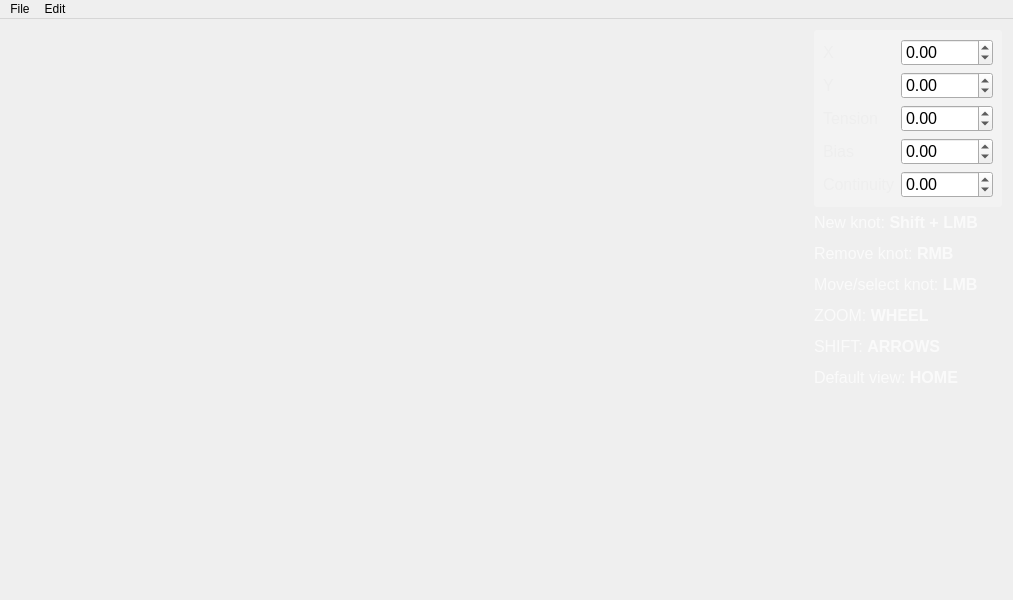
<?xml version="1.0" encoding="UTF-8"?>
<ui version="4.0">
 <class>TCPsplains</class>
 <widget class="QMainWindow" name="TCPsplains">
  <property name="geometry">
   <rect>
    <x>0</x>
    <y>0</y>
    <width>1013</width>
    <height>600</height>
   </rect>
  </property>
  <property name="windowTitle">
   <string>Spline Editor</string>
  </property>
  <widget class="SplineView" name="splineView">
   <layout class="QGridLayout" name="gridLayout_2">
    <item row="1" column="1">
     <spacer name="verticalSpacer">
      <property name="orientation">
       <enum>Qt::Vertical</enum>
      </property>
      <property name="sizeHint" stdset="0">
       <size>
        <width>20</width>
        <height>395</height>
       </size>
      </property>
     </spacer>
    </item>
    <item row="0" column="2">
     <widget class="QFrame" name="paramPanel">
      <property name="font">
       <font>
        <pointsize>12</pointsize>
       </font>
      </property>
      <property name="styleSheet">
       <string notr="true">#paramPanel {
background-color: rgb(255, 255, 255, 64);
border-radius: 3px;
}

*{
font-size: 12pt;
}

QLabel {
color: #eee;
}</string>
      </property>
      <property name="frameShape">
       <enum>QFrame::StyledPanel</enum>
      </property>
      <property name="frameShadow">
       <enum>QFrame::Raised</enum>
      </property>
      <layout class="QGridLayout" name="gridLayout">
       <property name="leftMargin">
        <number>9</number>
       </property>
       <property name="topMargin">
        <number>9</number>
       </property>
       <property name="rightMargin">
        <number>9</number>
       </property>
       <property name="bottomMargin">
        <number>9</number>
       </property>
       <item row="0" column="0">
        <widget class="QLabel" name="label">
         <property name="text">
          <string>X</string>
         </property>
        </widget>
       </item>
       <item row="0" column="1">
        <widget class="QDoubleSpinBox" name="xSpinBox">
         <property name="minimum">
          <double>-3000.000000000000000</double>
         </property>
         <property name="maximum">
          <double>3000.000000000000000</double>
         </property>
        </widget>
       </item>
       <item row="1" column="0">
        <widget class="QLabel" name="label_2">
         <property name="text">
          <string>Y</string>
         </property>
        </widget>
       </item>
       <item row="1" column="1">
        <widget class="QDoubleSpinBox" name="ySpinBox">
         <property name="minimum">
          <double>-3000.000000000000000</double>
         </property>
         <property name="maximum">
          <double>3000.000000000000000</double>
         </property>
        </widget>
       </item>
       <item row="2" column="0">
        <widget class="QLabel" name="label_3">
         <property name="text">
          <string>Tension</string>
         </property>
        </widget>
       </item>
       <item row="2" column="1">
        <widget class="QDoubleSpinBox" name="tensionSpinBox">
         <property name="minimum">
          <double>-10.000000000000000</double>
         </property>
         <property name="maximum">
          <double>10.000000000000000</double>
         </property>
         <property name="singleStep">
          <double>0.200000000000000</double>
         </property>
        </widget>
       </item>
       <item row="3" column="0">
        <widget class="QLabel" name="label_4">
         <property name="text">
          <string>Bias</string>
         </property>
        </widget>
       </item>
       <item row="3" column="1">
        <widget class="QDoubleSpinBox" name="biasSpinBox">
         <property name="minimum">
          <double>-10.000000000000000</double>
         </property>
         <property name="maximum">
          <double>10.000000000000000</double>
         </property>
         <property name="singleStep">
          <double>0.200000000000000</double>
         </property>
        </widget>
       </item>
       <item row="4" column="0">
        <widget class="QLabel" name="label_5">
         <property name="text">
          <string>Continuity</string>
         </property>
        </widget>
       </item>
       <item row="4" column="1">
        <widget class="QDoubleSpinBox" name="continuitySpinBox">
         <property name="minimum">
          <double>-10.000000000000000</double>
         </property>
         <property name="maximum">
          <double>10.000000000000000</double>
         </property>
         <property name="singleStep">
          <double>0.200000000000000</double>
         </property>
        </widget>
       </item>
      </layout>
     </widget>
    </item>
    <item row="0" column="1">
     <spacer name="horizontalSpacer">
      <property name="orientation">
       <enum>Qt::Horizontal</enum>
      </property>
      <property name="sizeHint" stdset="0">
       <size>
        <width>208</width>
        <height>20</height>
       </size>
      </property>
     </spacer>
    </item>
    <item row="1" column="2">
     <widget class="QLabel" name="controlsHint">
      <property name="sizePolicy">
       <sizepolicy hsizetype="Preferred" vsizetype="Preferred">
        <horstretch>0</horstretch>
        <verstretch>0</verstretch>
       </sizepolicy>
      </property>
      <property name="font">
       <font>
        <pointsize>12</pointsize>
        <stylestrategy>PreferAntialias</stylestrategy>
       </font>
      </property>
      <property name="styleSheet">
       <string notr="true">color: rgba(255,255,255,0.7);</string>
      </property>
      <property name="text">
       <string>&lt;html&gt;&lt;head/&gt;&lt;body&gt;&lt;p&gt;New knot: &lt;span style=&quot; font-weight:600;&quot;&gt;Shift + LMB&lt;/span&gt;&lt;/p&gt;&lt;p&gt;Remove knot: &lt;span style=&quot; font-weight:600;&quot;&gt;RMB&lt;/span&gt;&lt;/p&gt;&lt;p&gt;Move/select knot: &lt;span style=&quot; font-weight:600;&quot;&gt;LMB&lt;/span&gt;&lt;/p&gt;&lt;p&gt;ZOOM: &lt;span style=&quot; font-weight:600;&quot;&gt;WHEEL&lt;/span&gt;&lt;/p&gt;&lt;p&gt;SHIFT: &lt;span style=&quot; font-weight:600;&quot;&gt;ARROWS&lt;/span&gt;&lt;/p&gt;&lt;p&gt;Default view: &lt;span style=&quot; font-weight:600;&quot;&gt;HOME&lt;/span&gt;&lt;/p&gt;&lt;/body&gt;&lt;/html&gt;</string>
      </property>
      <property name="alignment">
       <set>Qt::AlignLeading|Qt::AlignLeft|Qt::AlignTop</set>
      </property>
     </widget>
    </item>
   </layout>
  </widget>
  <widget class="QMenuBar" name="menuBar">
   <property name="geometry">
    <rect>
     <x>0</x>
     <y>0</y>
     <width>1013</width>
     <height>20</height>
    </rect>
   </property>
   <widget class="QMenu" name="menuFile">
    <property name="title">
     <string>File</string>
    </property>
    <addaction name="actionNew"/>
    <addaction name="actionLoad"/>
    <addaction name="actionSave"/>
    <addaction name="actionQuit"/>
    <addaction name="actionInfo"/>
   </widget>
   <widget class="QMenu" name="menuEdit">
    <property name="title">
     <string>Edit</string>
    </property>
    <addaction name="actionUndo"/>
    <addaction name="actionRedo"/>
   </widget>
   <addaction name="menuFile"/>
   <addaction name="menuEdit"/>
  </widget>
  <action name="actionNew">
   <property name="text">
    <string>New</string>
   </property>
   <property name="shortcut">
    <string>Ctrl+N</string>
   </property>
  </action>
  <action name="actionLoad">
   <property name="text">
    <string>Load</string>
   </property>
   <property name="toolTip">
    <string>Load</string>
   </property>
   <property name="shortcut">
    <string>Ctrl+O</string>
   </property>
  </action>
  <action name="actionSave">
   <property name="text">
    <string>Save</string>
   </property>
   <property name="shortcut">
    <string>Ctrl+S</string>
   </property>
  </action>
  <action name="actionQuit">
   <property name="text">
    <string>Quit</string>
   </property>
   <property name="shortcut">
    <string>Ctrl+Q</string>
   </property>
  </action>
  <action name="actionUndo">
   <property name="text">
    <string>Undo</string>
   </property>
   <property name="shortcut">
    <string>Ctrl+Z</string>
   </property>
  </action>
  <action name="actionRedo">
   <property name="text">
    <string>Redo</string>
   </property>
   <property name="shortcut">
    <string>Ctrl+Alt+Z</string>
   </property>
  </action>
  <action name="actionInfo">
   <property name="text">
    <string>Info</string>
   </property>
   <property name="shortcut">
    <string>F11</string>
   </property>
  </action>
 </widget>
 <layoutdefault spacing="6" margin="11"/>
 <customwidgets>
  <customwidget>
   <class>SplineView</class>
   <extends>QWidget</extends>
   <header>SplineView.h</header>
   <container>1</container>
  </customwidget>
 </customwidgets>
 <resources/>
 <connections/>
</ui>
